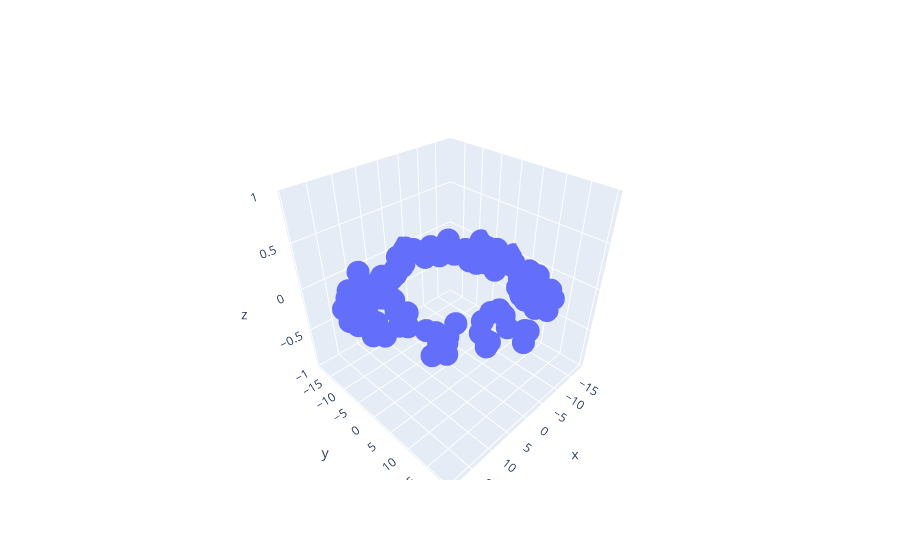

This figure's notebook cell:
### Code cell
circle = generate_circle(2,100, 10, 1)
fig = go.Figure(data=[go.Scatter3d(x=circle[:,0], y=circle[:,1],z=circle[:,2],
                                   mode='markers')])
fig.show()
